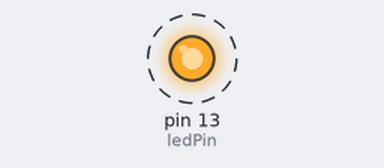
This sketch was run on a simulated Arduino Uno, built with avr-gcc and run on an emulated ATmega328P. Parts: output pins drawn as LEDs (lit = HIGH). Dashed ring = blinking. What the sketch prints to the serial monitor is not drawn.

Above: at 0.2 s.
Timing chart, 0 to 3.0 s (numbered marks = the images above):
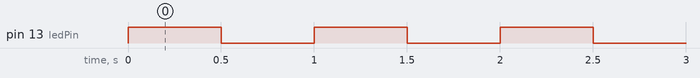

Measured:
- by itself, pin 13 (ledPin): alternates HIGH for 0.50 s and LOW for 0.50 s

The sketch:

serial.ino
```cpp
/*
Serial Hello World / test.
returns "Hello World" when serial is read.

code is in public domain

*/

int ledPin = 13;   // set pin for the LED
int i=0;           // simple counter to show we're doing something

void setup() {
  pinMode(ledPin,OUTPUT);   // declare the pin as output
  Serial.begin(9600);        // connect to the serial port
}

void loop () {
  Serial.print(i++);
  Serial.println(" Hello, world!");  // prints hello to serial
  digitalWrite(ledPin, HIGH);
  delay(500);
  digitalWrite(ledPin, LOW);
  delay(500);
}
```
